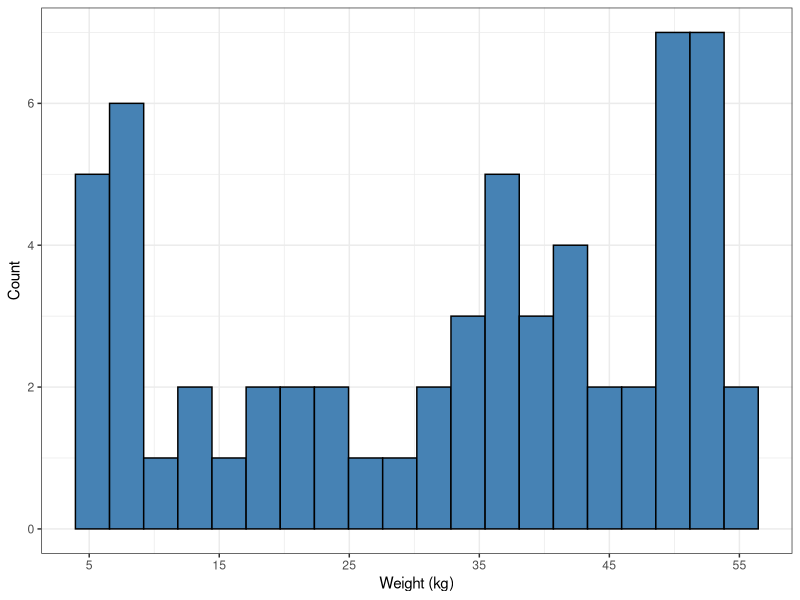
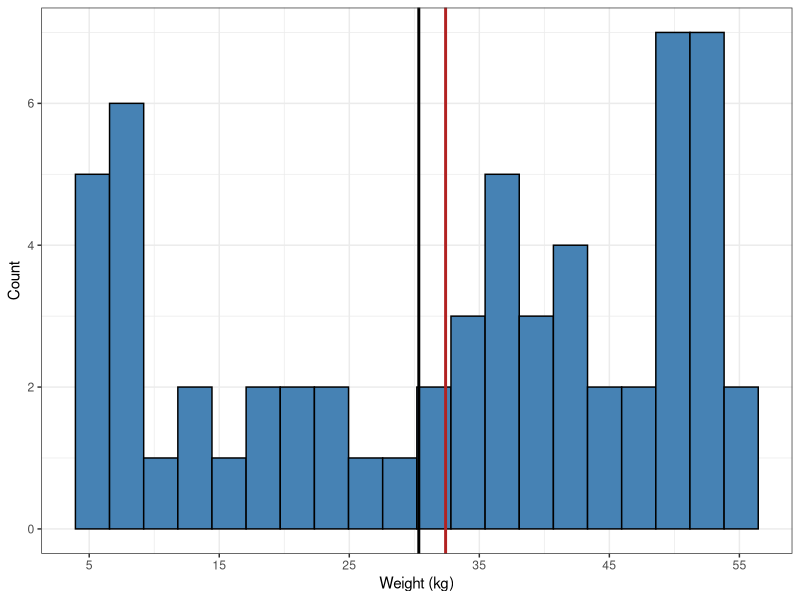
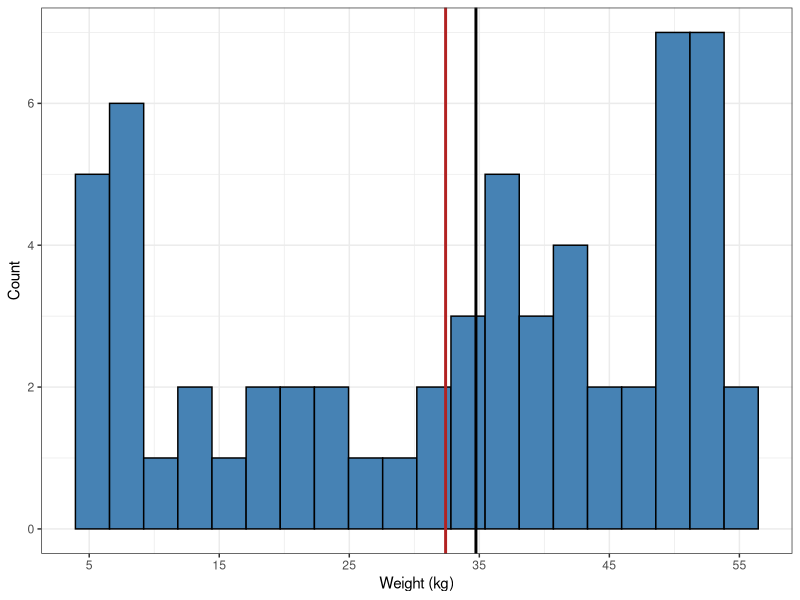
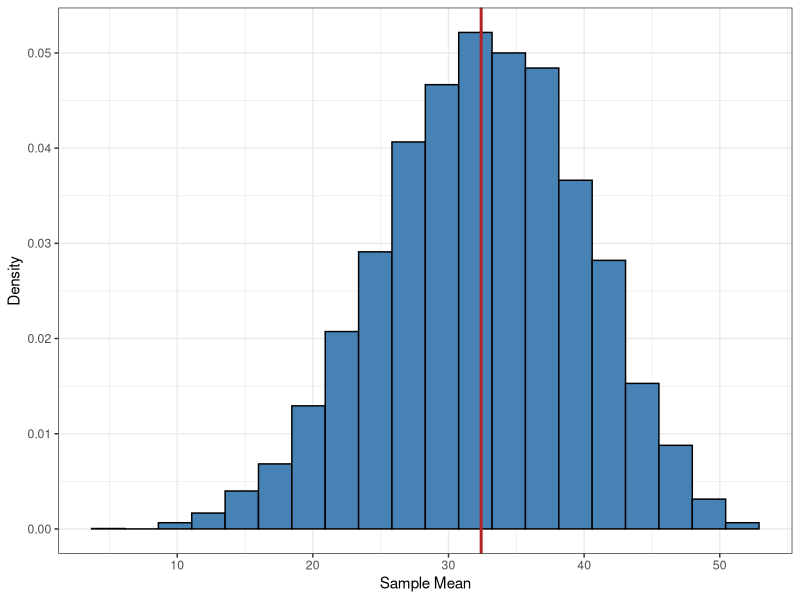
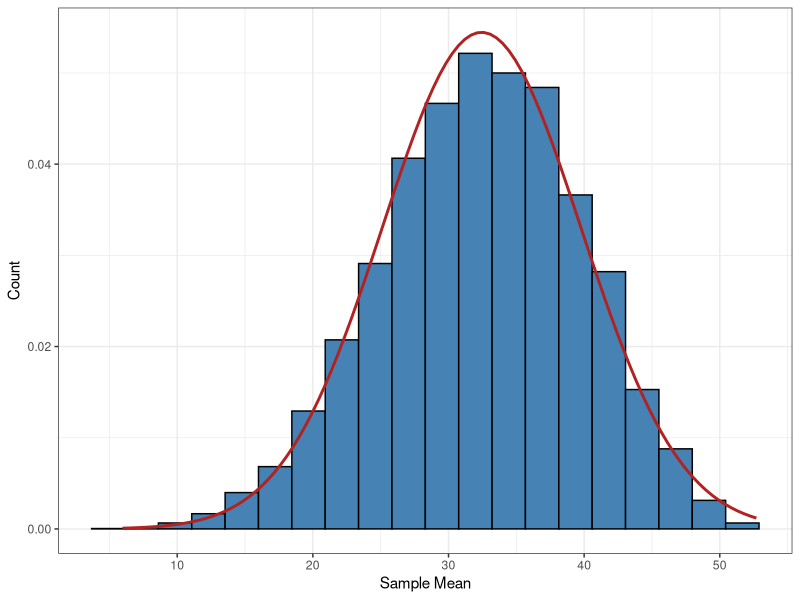
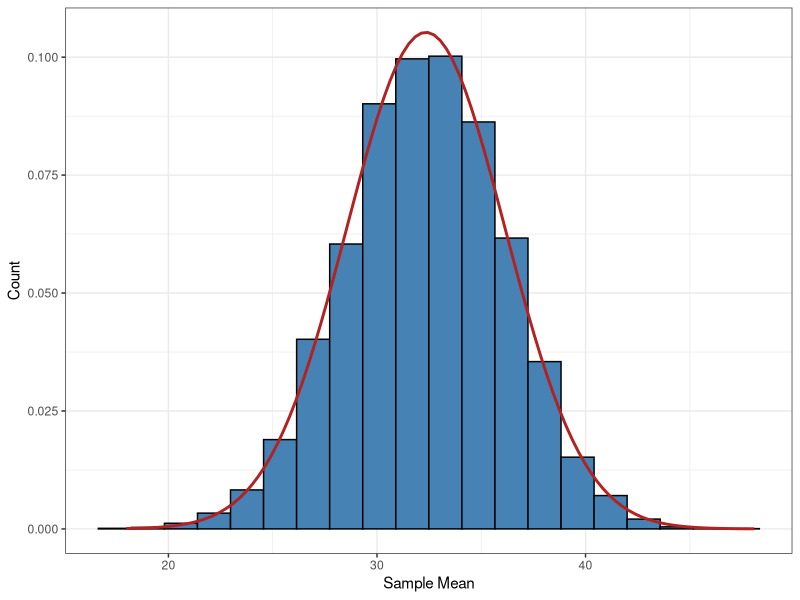
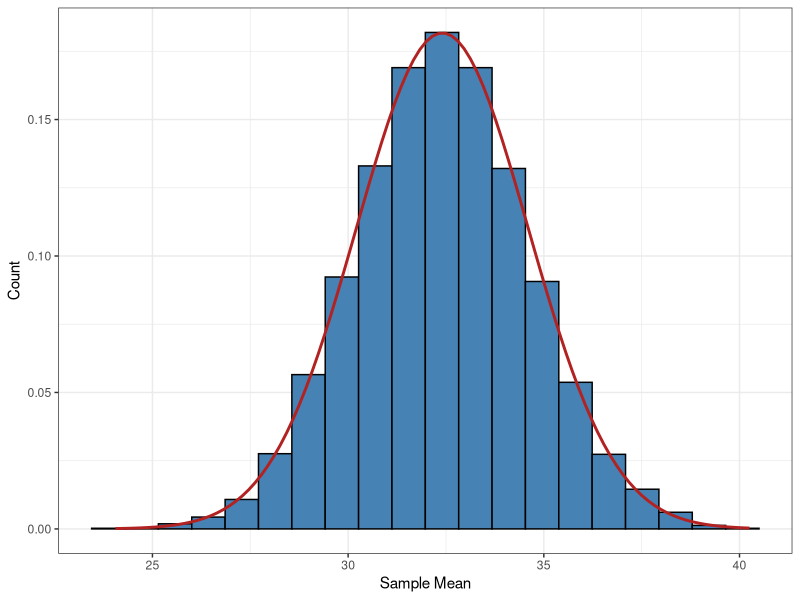
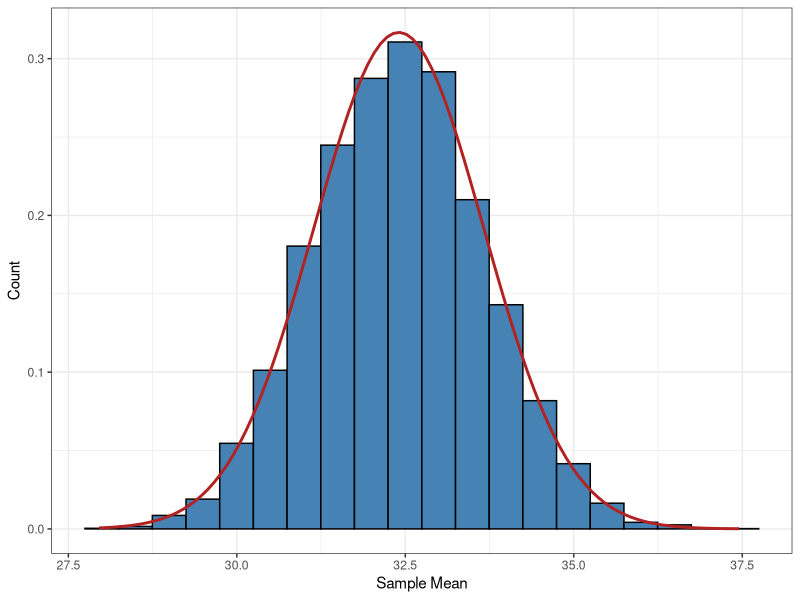

Reproduce these figures in R, in order.
## ---- chunk 1
#| include: FALSE

require(tidyverse)

options(scipen = 999)


set.seed(5)
# 
# wolves <-
#   tibble(
#     ID = 1:60,
#     # Draw 100 values from the beta distribution between 5 and 60 kg, shifted more towards higher values
#     weight = rbeta(n = 60, .5, .5) * 50 + 5
#   )
# 
# write_csv(wolves, file = "wolves2023.csv")

## ---- chunk 2
#| message: false

wolves <- read_csv("wolves2023.csv")

wolves |> 
  ggplot() + 
  aes(x = weight) + 
  geom_histogram(
    bins = 20,
    fill = "steelblue", 
    color = "black"
  ) + 
  theme_bw() +
  scale_x_continuous(breaks = seq(5, 60, by = 10)) +
  labs(x = "Weight (kg)", y = "Count")

## ---- chunk 3

# Draws a sample of size 5 
wolvesSample <- 
  wolves |> 
  slice_sample(n = 5)

# Visualizes the population distribution, its mean and the sample mean
wolves |> 
  ggplot() + 
  aes(x = weight) + 
  geom_histogram(
    bins = 20,
    fill = "steelblue", 
    color = "black"
  ) + 
  theme_bw() +
  scale_x_continuous(breaks = seq(5, 60, by = 10)) +
  labs(x = "Weight (kg)", y = "Count") +
  # Adds the population mean
  geom_vline(
    xintercept = mean(wolves$weight), 
    color = "firebrick", 
    linewidth = 1
  ) + 
  # Adds the sample mean
  geom_vline(
    xintercept = mean(wolvesSample$weight), 
    color = "black", 
    linewidth = 1
  )

## ---- chunk 4
#| echo: FALSE

wolvesSample2 <- 
  wolves |> 
  slice_sample(n = 5)

wolves |> 
  ggplot() + 
  aes(x = weight) + 
  geom_histogram(
    bins = 20,
    fill = "steelblue", 
    color = "black"
  ) + 
  theme_bw() +
  scale_x_continuous(breaks = seq(5, 60, by = 10)) +
  labs(x = "Weight (kg)", y = "Count") +
  # Adds the population mean
  geom_vline(
    xintercept = mean(wolves$weight), 
    color = "firebrick", 
    linewidth = 1
  ) + 
  # Adds the sample mean
  geom_vline(
    xintercept = mean(wolvesSample2$weight), 
    color = "black", 
    linewidth = 1
  ) 

## ---- chunk 5

drawSample <- function(wolves, n){
  # Draw a sample of size n
  sample <- 
    wolves |> 
    slice_sample(n = n)
  
  # Calculate sample mean
  mean <- 
    sample$weight |> 
    mean()
  
  # Return the value
  return(mean)
}

## ---- chunk 6

# Runs the function drawSample 10 000 times and returns a vector of all sample means.
sampleMeans <- 
  replicate(
    n = 10000,
    expr = drawSample(wolves, n = 5)
  )
  
sampleMeans |> 
  tibble() |> 
  ggplot() +
  # Changes the y-axis to density instead of absolute frequencies
  aes(x = sampleMeans) + 
  geom_histogram(
    aes(y = after_stat(density)),
    bins = 20, 
    fill = "steelblue", 
    color = "black"
  ) + 
  theme_bw() +
  # Adds the population mean
  geom_vline(
    xintercept = mean(wolves$weight), 
    color = "firebrick", 
    linewidth = 1
  ) + 
  labs(x = "Sample Mean", y = "Density")

## ---- chunk 7

sampleMeans |> 
  tibble() |> 
  ggplot() +
  aes(x = sampleMeans) + 
  geom_histogram(
    aes(y = after_stat(density)),
    bins = 20, 
    fill = "steelblue", 
    color = "black"
  ) + 
  theme_bw() +
  labs(x = "Sample Mean", y = "Count") +
  # Adds the normal distribution curve
  geom_function(
    fun = dnorm, 
    color = "firebrick",
    linewidth = 1,
    args = list(mean = mean(sampleMeans), sd = sd(sampleMeans))
  )
  

## ---- chunk 8
sampleMeans <- 
  replicate(
    n = 10000,
    expr = drawSample(wolves, n = 15)
  )

sampleMeans |> 
  tibble() |> 
  ggplot() +
  aes(x = sampleMeans) + 
  geom_histogram(
    aes(y = after_stat(density)),
    bins = 20, 
    fill = "steelblue", 
    color = "black"
  ) + 
  theme_bw() +
  labs(x = "Sample Mean", y = "Count") +
  # Adds the normal distribution curve
  geom_function(
    fun = dnorm, 
    color = "firebrick",
    linewidth = 1,
    args = list(mean = mean(sampleMeans), sd = sd(sampleMeans))
  )

## ---- chunk 9
#| echo: FALSE

sampleMeans <- 
  replicate(
    n = 10000,
    expr = drawSample(wolves, n = 30)
  )

sampleMeans |> 
  tibble() |> 
  ggplot() +
  aes(x = sampleMeans) + 
  geom_histogram(
    aes(y = after_stat(density)),
    bins = 20, 
    fill = "steelblue", 
    color = "black"
  ) + 
  theme_bw() +
  labs(x = "Sample Mean", y = "Count") +
  # Adds the normal distribution curve
  geom_function(
    fun = dnorm, 
    color = "firebrick",
    linewidth = 1,
    args = list(mean = mean(sampleMeans), sd = sd(sampleMeans))
  )
## ---- chunk 10
#| echo: FALSE

sampleMeans <- 
  replicate(
    n = 10000,
    expr = drawSample(wolves, n = 45)
  )

sampleMeans |> 
  tibble() |> 
  ggplot() +
  aes(x = sampleMeans) + 
  geom_histogram(
    aes(y = after_stat(density)),
    bins = 20, 
    fill = "steelblue", 
    color = "black"
  ) + 
  theme_bw() +
  labs(x = "Sample Mean", y = "Count") +
  # Adds the normal distribution curve
  geom_function(
    fun = dnorm, 
    color = "firebrick",
    linewidth = 1,
    args = list(mean = mean(sampleMeans), sd = sd(sampleMeans))
  )
